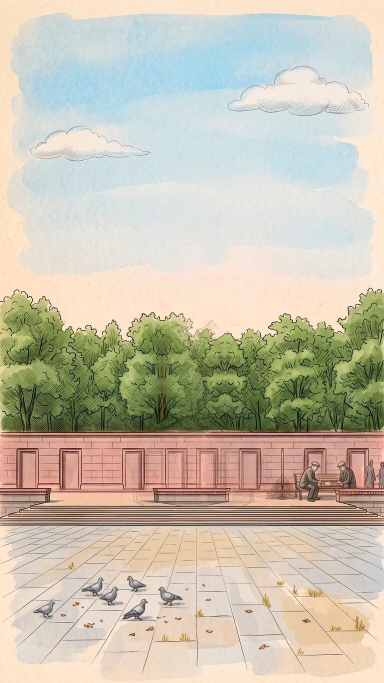
#> input picture tests/lenin/frames/lenin_3_bg.webp, 768 x 1365 px, given in place of lenin_3.webp, which was not available (shown at 1/2 size)
$ python night_people21.py ../../frames/lenin_3_bg.webp
#> lines starting #> are read from the running program, lines starting #| are printed output that depends on the picture; after the words box and inside, x2 and y2 are one past the last pixel; in counts of white or black regions, pixels touching at a corner belong together; pictures that were not available may be replaced by others from this repository, and a replacement may not be noted
"""s21: ночью нарисованные люди кадра 3 (игроки в нарды со скамейкой, вписаны в s17) были полупрозрачными «призраками»: ночь s16–s20
собиралась как ночь × (новый день / старый день), а в старом дне (s15) на их месте была стена. Теперь в силуэте того, что вписано
в s17 (отличие дня от s15), ночь = день × местный тон ночи (отношение ночь/день на стене вокруг, размытое) — люди непрозрачные, тон тот же.
python3 night_people21.py BUILD_DIR -> BUILD_DIR/lenin_3_night.png, night_people_mask_lenin_3.png"""
import sys, numpy as np, cv2
from pathlib import Path
from PIL import Image
from scipy import ndimage
B = Path(__file__).resolve().parents[1].parent; OUT = Path(sys.argv[1]); OUT.mkdir(parents=True, exist_ok=True)
n = 'lenin_3'; BOX = (575, 885, 730, 1008)
rd = lambda p: np.asarray(Image.open(p).convert('RGB')).astype(np.float32)
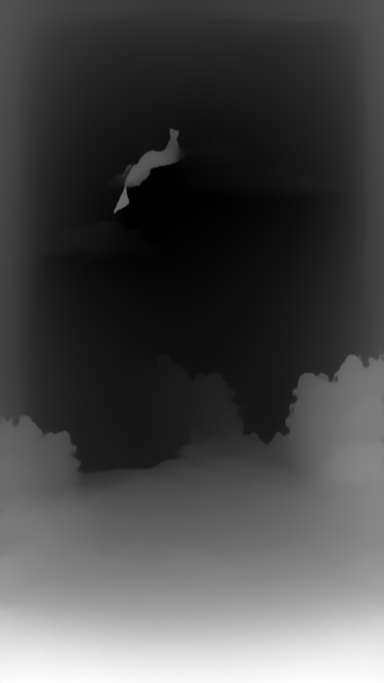
#> input picture tests/lenin/frames/lenin_4_bg_depth.webp, 768 x 1365 px, given in place of lenin_3_night.webp, which was not available (shown at 1/2 size)
day, nt, s15 = rd(B / f'frames/{n}.webp'), rd(B / f'frames/{n}_night.webp'), rd(B / f'source/night/s15src/{n}.webp')
lab = lambda a: cv2.cvtColor(np.clip(a, 0, 255).astype(np.uint8), cv2.COLOR_RGB2LAB).astype(np.float32)
dE = np.linalg.norm(lab(day) - lab(s15), axis=2)
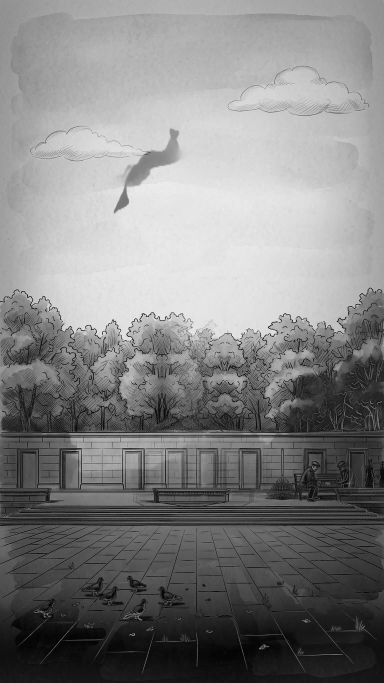
#> dE: shape (1365, 768) float32 (shown at 1/2 size); min 0, max 243.3, mean 130.5
box = np.zeros(dE.shape, bool); box[BOX[1]:BOX[3], BOX[0]:BOX[2]] = True
m = ndimage.binary_fill_holes(ndimage.binary_closing((dE > 8) & box, iterations=2))
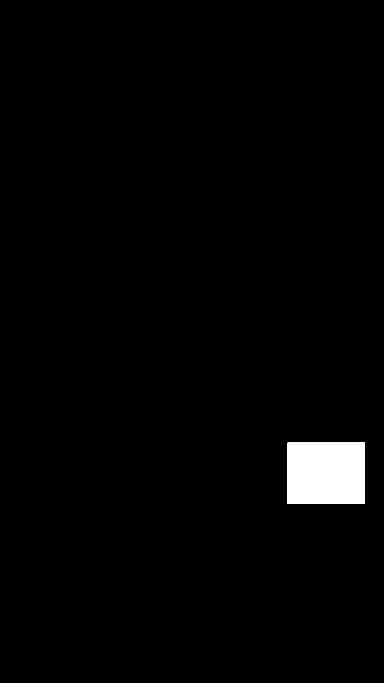
#> m: shape (1365, 768) bool (shown at 1/2 size); 1.8% white; 1 white region, box (x1, y1, x2, y2) and area: (575, 885, 730, 1008) 19065
lb, k = ndimage.label(m); sizes = ndimage.sum(m, lb, range(1, k + 1)); m = np.isin(lb, 1 + np.where(sizes >= 40)[0])
#> after `lb, k = ndimage.label(m)`: k = 1
#> after `sizes = ndimage.sum(m, lb, range(1, k + 1))`: sizes = [19065]
m = ndimage.binary_dilation(m, iterations=2)
#> m: shape (1365, 768) bool; 1.9% white; 1 white region, box (x1, y1, x2, y2) and area: (573, 883, 732, 1010) 20181
w = np.clip(cv2.GaussianBlur(m.astype(np.float32), (0, 0), 1.0) * 1.2, 0, 1) * box
ring = (ndimage.binary_dilation(m, iterations=12) & ~ndimage.binary_dilation(m, iterations=3)).astype(np.float32)[..., None]
#> ring: shape (1365, 768, 1) float32; values 0 (black) and 1 (white), 0.51% white; 1 white region, box (x1, y1, x2, y2) and area: (561, 871, 744, 1022) 5328
# тон ночи вокруг (цвет стены ночью) × относительная яркость дня (день / стена днём), не ярче ночной стены — без «свечения» светлых
# досок скамейки и нардов (первая проба «день × отношение по каналам» дала тёплое светящееся пятно в середине)
nw = (cv2.GaussianBlur(nt * ring, (0, 0), 28) + 1e-3) / (cv2.GaussianBlur(ring, (0, 0), 28)[..., None] + 1e-3)
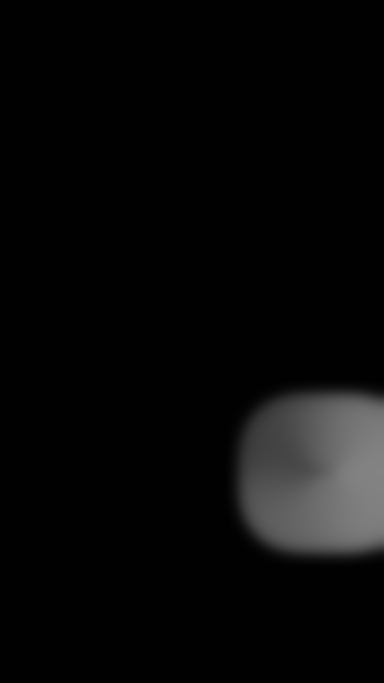
#> nw: shape (1365, 768, 3) float32 (shown at 1/2 size); min 1, max 131.1, mean 9
lum = lambda a: (a * np.array([0.299, 0.587, 0.114], np.float32)).sum(-1)
dw = (cv2.GaussianBlur(lum(day) * ring[..., 0], (0, 0), 28) + 1e-3) / (cv2.GaussianBlur(ring[..., 0], (0, 0), 28) + 1e-3)
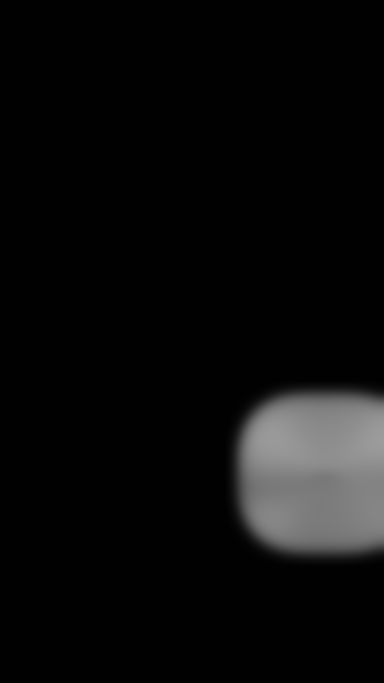
#> dw: shape (1365, 768) float32 (shown at 1/2 size); min 1, max 156.4, mean 11.8
rel = np.clip(lum(day) / np.maximum(dw, 1), 0, 1.0)
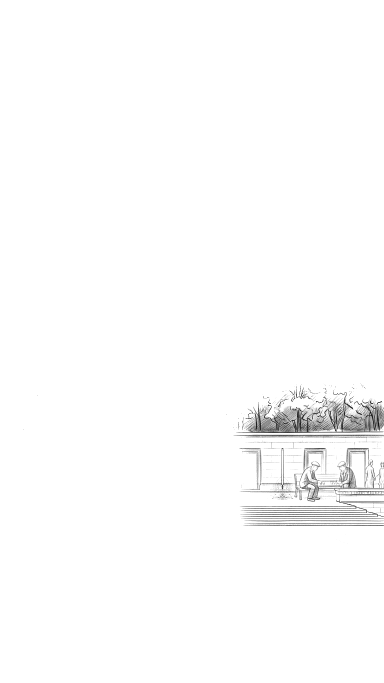
#> rel: shape (1365, 768) float32 (shown at 1/2 size); min 0.0213, max 1, mean 0.988
out = nt * (1 - w[..., None]) + nw * rel[..., None] * w[..., None]
R = rel
Image.fromarray(np.clip(out + 0.5, 0, 255).astype(np.uint8)).save(OUT / f'{n}_night.png')
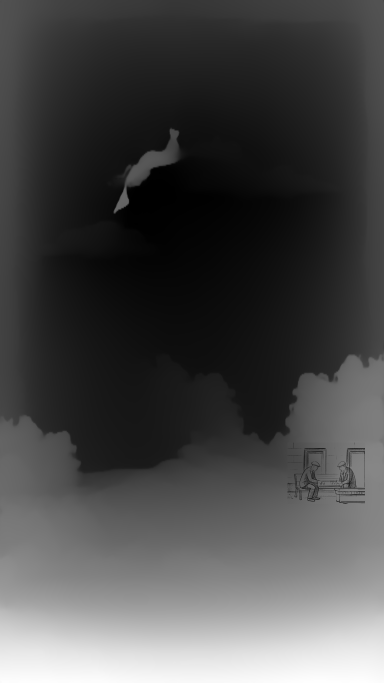
#> saved as lenin_3_night.png: PIL image 768x1365 RGB (shown at 1/2 size); min 0, max 254, mean 72.7
Image.fromarray((w * 255).astype(np.uint8)).save(OUT / f'night_people_mask_{n}.png')
print('px', int((w > 0.5).sum()), 'rel mean', round(float(R[w > 0.5].mean()), 3))
#| px 19065 rel mean 0.885
